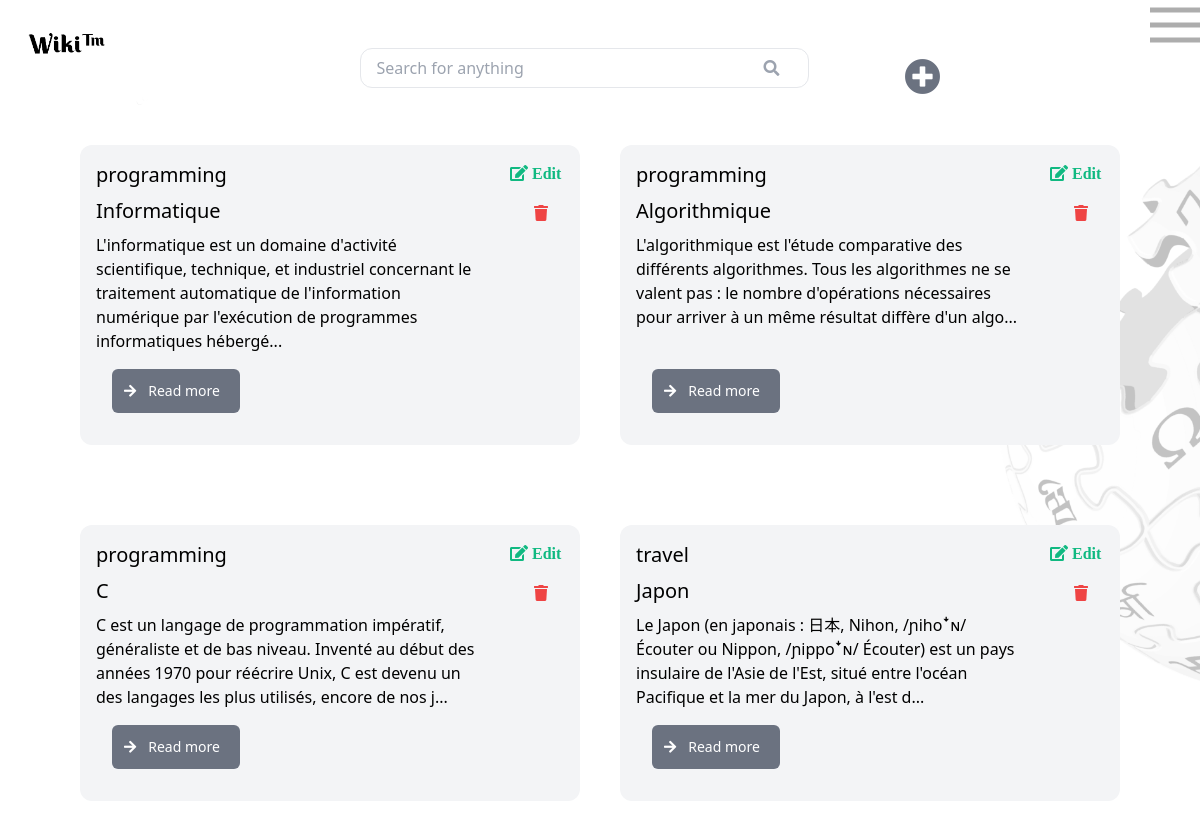
The page /views/auteur.php (signed in) on the database its author committed.
### tables this page shows
CREATE TABLE `wikis` (
  `idWiki` int NOT NULL,
  `name_Wiki` varchar(200) DEFAULT NULL,
  `contenu` varchar(2000) DEFAULT NULL,
  `date` timestamp NULL DEFAULT NULL,
  `statut` tinyint(1) DEFAULT NULL,
  `id` int DEFAULT NULL,
  `idCategorie` int DEFAULT NULL
);

CREATE TABLE `categories` (
  `id_Categorie` int NOT NULL,
  `name_Categorie` varchar(255) DEFAULT NULL,
  `date` timestamp NOT NULL
);

### config/config.php (called while the page is built, shortened)
<?php
class Database {
    private static $instance;
    private $connection;
    private function __construct() {
        $this->connection = new PDO("mysql:host=localhost;dbname=wiki", "root","");
        $this->connection->setAttribute(PDO::ATTR_ERRMODE, PDO::ERRMODE_EXCEPTION);
    }
    public static function getInstance() {
        if (!self::$instance) {
            self::$instance = new Database();
        }
        return self::$instance;
    }
    public function getConnection() {
        return $this->connection;
    }
}

### Controllers/Home.php (called while the page is built, shortened)
<?php
require_once '../Models/Auteur.php';
        class WikisController{
            private $wikModel;
            public function __construct(){
            $this->wikModel = new WiksModel();
            }
            public function getAuthorwikis() {
            $user_id = isset($_SESSION['user_id']) ? $_SESSION['user_id'] : null;
            if ($user_id) {
                $wikis = $this->wikModel->getAuthorwikis($user_id);
                if ($wikis !== false) {
                    return $wikis;
                } else {
                    echo "Failed to retrieve wikis.";
                    return [];
                }
            } else {
                header("Location: Register.php");
                exit();
            }
            }
        }
?>

### Models/Auteur.php (called while the page is built, shortened)
<?php
        require_once '../config/config.php';
        class WiksModel{
        private $connection;
        public function __construct() {
            $this->connection = Database::getInstance()->getConnection();
        }
            public function getAuthorwikis($user_id){
                try {
                    $query = "SELECT wikis.*, categories.name_Categorie
                    FROM wikis
                    JOIN utilisateurs ON utilisateurs.id = wikis.id
                JOIN categories ON categories.id_Categorie = wikis.idCategorie
                    WHERE wikis.id = :id_user";
                    $stmt = $this->connection->prepare($query);
                    $stmt->bindParam(':id_user', $user_id);
                    $stmt->execute();
                    $result = $stmt->fetchAll(PDO::FETCH_ASSOC);
                    return $result;
                } catch (PDOException $e) {
                    echo $e->getMessage();
                    return false;
                }
            }
        }

### views/auteur.php (the view, shortened to what this page needs)
<?php
require_once '../Controllers/Home.php';
$wikisController = new WikisController();
$wikis = $wikisController->getAuthorwikis();
?>
<!DOCTYPE html>
<html lang="en">
<head>
    <link href="https://cdn.jsdelivr.net/npm/tailwindcss@2.2.19/dist/tailwind.min.css" rel="stylesheet">
    <link rel="stylesheet" href="https://cdnjs.cloudflare.com/ajax/libs/font-awesome/5.15.3/css/all.min.css">
    <link rel="stylesheet" href="../public/css/style.css">
</head>
<body class="bg-no-repeat bg-right bg-fixed" style="background-image: url('../public/image/wikiii.png'); background-size: contain;">
<div class="lg:flex lg:justify-between lg:bg-white">
    <div class="lg:flex-shrink-0">
    <a href="index.php">
    <img src="../public/image/logo.png" alt="logo" width="150px" height="100px">
</a>
</div>
<div class="flex space-x-24 mt-12">
      <div class="max-w-2xl  px-4 h-10 flex space-x-36 border rounded-xl overflow-hidden ">
  <input type="text" placeholder="Search for anything" class="flex-1 h-full  bg-white focus:outline-none">
  <div class="flex items-center justify-center h-full w-10 bg-white">
      <i class="fas fa-search text-gray-400"></i>
  </div>
</div>
<div id="openPopup" class="flex justify-end cursor-pointer items-center">
                        <i class="fas fa-plus-circle text-4xl text-gray-500"></i>
                    </div>
</div>
    <div>
        <img src="../public/image/menu.png" alt="burger_menu" id="iconMenu" class="text-2xl text-black cursor-pointer">
    </div>
</div>
<?php
echo '<div class="grid grid-cols-1 sm:grid-cols-2 gap-10 mx-20 mt-10">';
foreach ($wikis as $wiki) {
    echo '<div class="lg:flex lg:rounded-xl lg:bg-gray-100 lg:mb-10">';
    echo '<div class="lg:flex lg:flex-col lg:justify-start lg:p-4">';
    echo '<h6 class="mb-2 text-xl font-medium text-neutral-800 dark:text-neutral-50">' . $wiki['name_Categorie'] . '</h6>';
    echo '<h4 class="mb-2 text-xl font-medium text-neutral-800 dark:text-neutral-50">' . $wiki['name_Wiki'] . '</h4>';
    echo '<p class="mb-4 text-base text-neutral-600 dark:text-neutral-200">' . substr($wiki['contenu'], 0, 200) .'...'.  '</p>';
    echo '<form action="readmore.php" method="post" class="mt-auto">';
    echo '<button type="submit" class="p-3 text-sm mx-4 text-white w-32 mb-4 bg-gray-500 hover:bg-gray-600 rounded-md flex items-center">';
    echo '<i class="fas fa-arrow-right mr-3"></i>Read more</button>';
    echo '</form>';
    echo '</div>';
    echo '<div class="lg:flex lg:flex-col lg:justify-start lg:p-4 lg:ml-auto">';
   echo'<form action="./editwiki.php" method="post" onsubmit="return confirm(\'Voulez-vous vraiment Editer ce wiki ?\')">';
    echo '<button type="submit" class="text-green-500 cursor-pointer"><i class="fas fa-edit"> Edit</i></button>';
    echo '</form>';
    echo '<div class="lg:flex lg:flex-col lg:justify-start lg:p-4 lg:ml-auto">';
    echo '<form action="" method="post" onsubmit="return confirm(\'Voulez-vous vraiment supprimer ce wiki ?\')">';
    echo '<button type="submit" name="deleteWiki" class="text-red-500 cursor-pointer ml-2"><i class="fas fa-trash"></i></button>';
    echo '</form>';
    echo '</div>';
    echo '</div>';
    echo '</div>';
}
echo '</div>';
?>
</body>
</html>

### rows shown on the page
wikis: idCategorie.name_Categorie "programming", name_Wiki "Informatique", contenu "L'informatique est un domaine d'activité scientifique, technique, et industriel concernant le traitement automatique de l'information numérique par l'exécution de programmes informatiques hébergé"
wikis: idCategorie.name_Categorie "programming", name_Wiki "Algorithmique", contenu "L'algorithmique est l'étude comparative des différents algorithmes. Tous les algorithmes ne se valent pas : le nombre d'opérations nécessaires pour arriver à un même résultat diffère d'un algo"
wikis: idCategorie.name_Categorie "programming", name_Wiki "C", contenu "C est un langage de programmation impératif, généraliste et de bas niveau. Inventé au début des années 1970 pour réécrire Unix, C est devenu un des langages les plus utilisés, encore de nos j"
wikis: idCategorie.name_Categorie "travel", name_Wiki "Japon", contenu "Le Japon (en japonais : 日本, Nihon, /ɲihoꜜɴ/ Écouter ou Nippon, /ɲippoꜜɴ/ Écouter) est un pays insulaire de l'Asie de l'Est, situé entre l'océan Pacifique et la mer du Japon, à l'est d"
